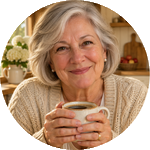
#> input picture channel/branding/watermark.png, 150 x 150 px
$ python channel_banner.py ../channel/branding/watermark.png ../channel/branding/watermark.png
#> lines starting #> are read from the running program, lines starting #| are printed output that depends on the picture; after the words box and inside, x2 and y2 are one past the last pixel; in counts of white or black regions, pixels touching at a corner belong together
import sys
from PIL import Image, ImageDraw, ImageFont, ImageFilter
src, out = sys.argv[1], sys.argv[2]
W, H = 2560, 1440
bg = Image.open(src).convert("RGB")
s = max(W / bg.width, H / bg.height)
#> s = 17.07
bg = bg.resize((round(bg.width * s), round(bg.height * s)), Image.LANCZOS)
#> bg: PIL image 2560x2560 RGB
bg = bg.crop(((bg.width - W) // 2, (bg.height - H) // 2, (bg.width - W) // 2 + W, (bg.height - H) // 2 + H))
#> bg: PIL image 2560x1440 RGB
# soft dark band behind the safe area (1546x423 centered)
band = Image.new("L", (W, H), 0)
#> band: PIL image 2560x1440 L; every value is 0
ImageDraw.Draw(band).rounded_rectangle((470, 470, W - 470, H - 470), radius=60, fill=150)
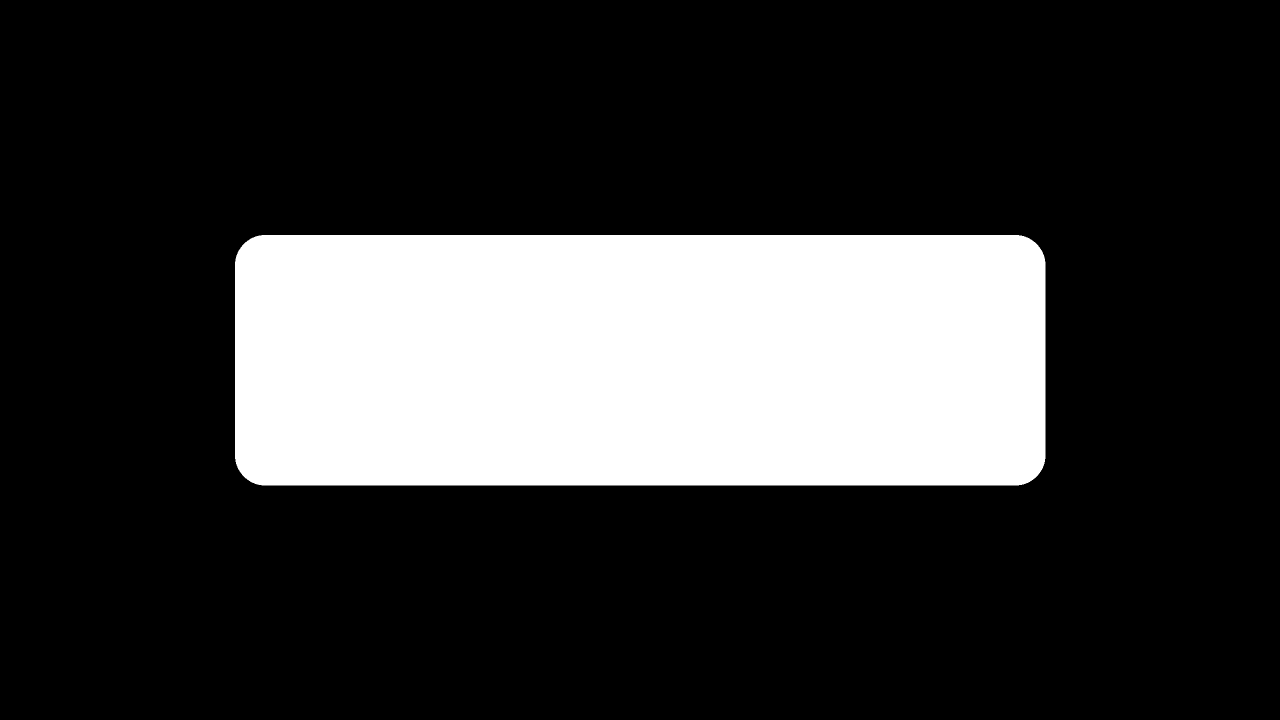
#> band: PIL image 2560x1440 L (shown at 1/2 size); values 0 (black) and 150 (white), 21.9% white; 1 white region, box (x1, y1, x2, y2) and area: (470, 470, 2091, 971) 808977
band = band.filter(ImageFilter.GaussianBlur(70))
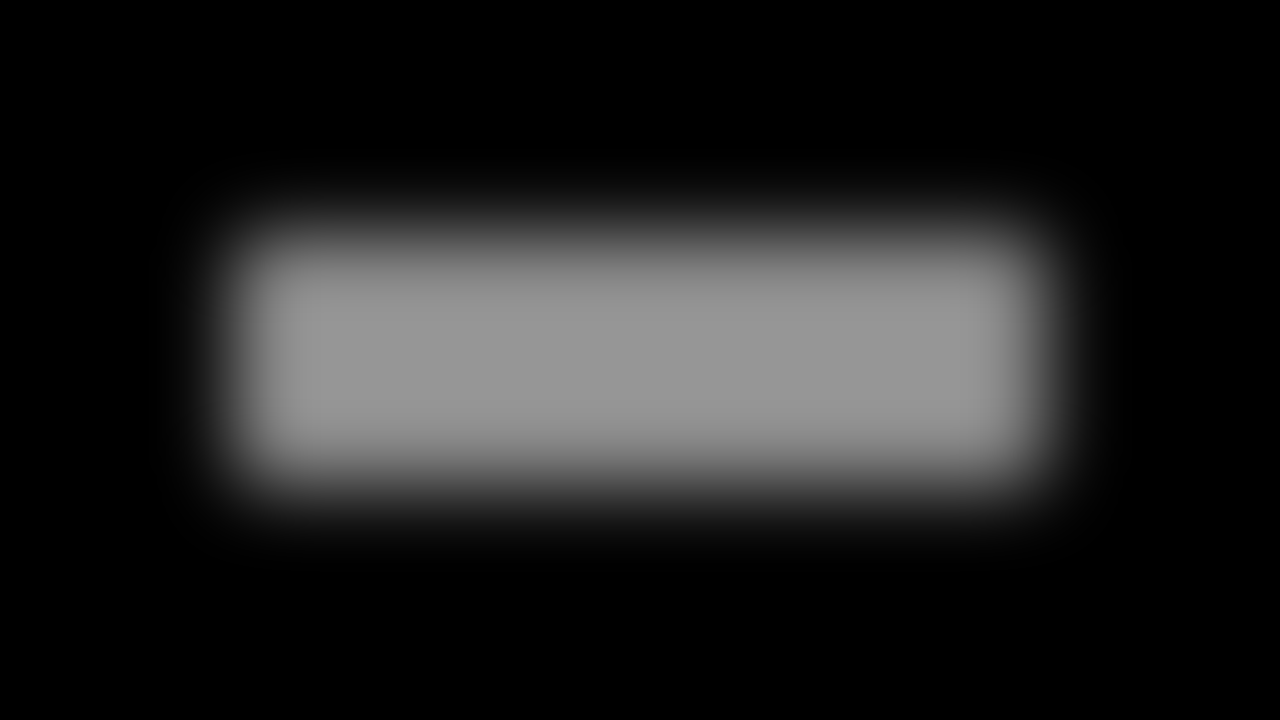
#> band: PIL image 2560x1440 L (shown at 1/2 size); min 0, max 150, mean 32.9
bg = Image.composite(Image.new("RGB", (W, H), (35, 20, 10)), bg, band)
d = ImageDraw.Draw(bg)
B = "/usr/share/fonts/truetype/liberation/LiberationSerif-Bold.ttf"
I = "/usr/share/fonts/truetype/liberation/LiberationSerif-Italic.ttf"
def text(y, t, path, size, fill, shadow=6):
#> called with y = 548, t = 'STORIES FROM', size = 74, fill = (240, 200, 120), shadow = 4
    f = ImageFont.truetype(path, size)
    w = d.textlength(t, font=f)
#> w = 564
    x = (W - w) / 2
#> x = 998
    sh = Image.new("RGBA", (W, H), (0, 0, 0, 0))
#> sh: PIL image 2560x1440 RGBA; every value is 0
    ImageDraw.Draw(sh).text((x + shadow, y + shadow), t, font=f, fill=(0, 0, 0, 200))
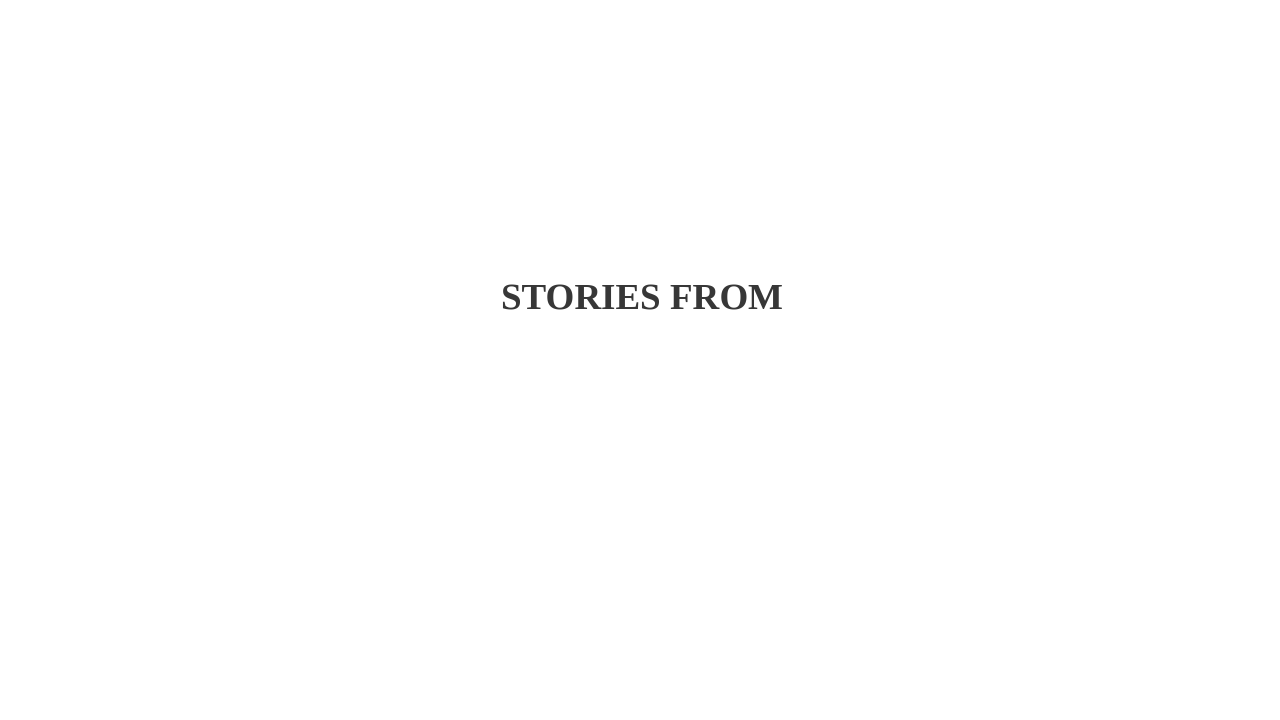
#> sh: PIL image 2560x1440 RGBA (shown at 1/2 size); mean R, G, B, A 0, 0, 0, 0.6; transparent parts drawn white
    bg.paste(sh.filter(ImageFilter.GaussianBlur(6)), (0, 0), sh.filter(ImageFilter.GaussianBlur(6)))
    d.text((x, y), t, font=f, fill=fill)
    return w
text(548, "STORIES FROM", B, 74, (240, 200, 120), 4)
text(625, "Grandma's Kitchen", B, 168, (255, 246, 230))
#> call 2 of text, with y = 625, t = "Grandma's Kitchen", size = 168, fill = (255, 246, 230), shadow = 6
#> in text (call 2), `w = d.textlength(t, font=f)`: w = 1423.4
#> in text (call 2), `x = (W - w) / 2`: x = 568.3
#> in text (call 2), `bg.paste(sh.filter(ImageFilter.GaussianBlur(6)), (0, 0), sh.filter(Ima..`:
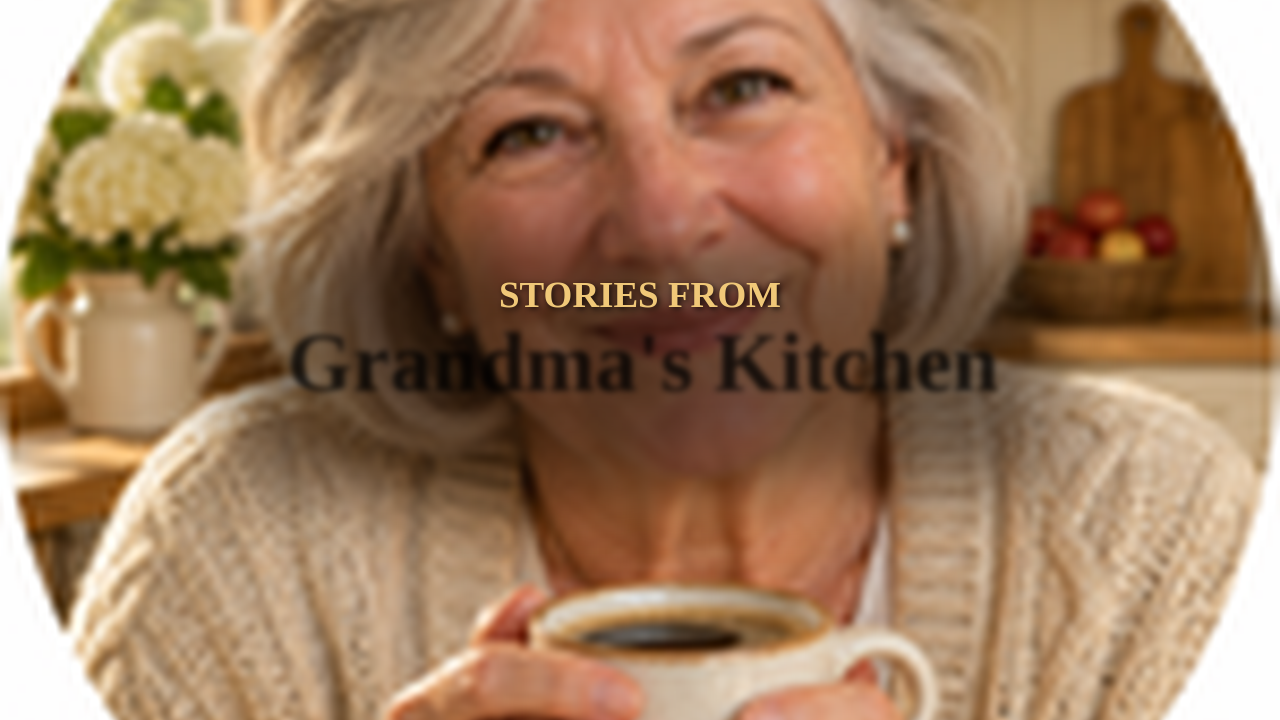
#> bg: PIL image 2560x1440 RGB (shown at 1/2 size); mean R, G, B 157.8, 123.2, 92.9
w = 560; d.line(((W - w) / 2, 830, (W + w) / 2, 830), fill=(240, 200, 120), width=3)
#> after `w = 560`: w = 560
text(852, "Family stories told around the kitchen table  ·  New story every week", I, 46, (255, 240, 215), 3)
bg.save(out, optimize=True)
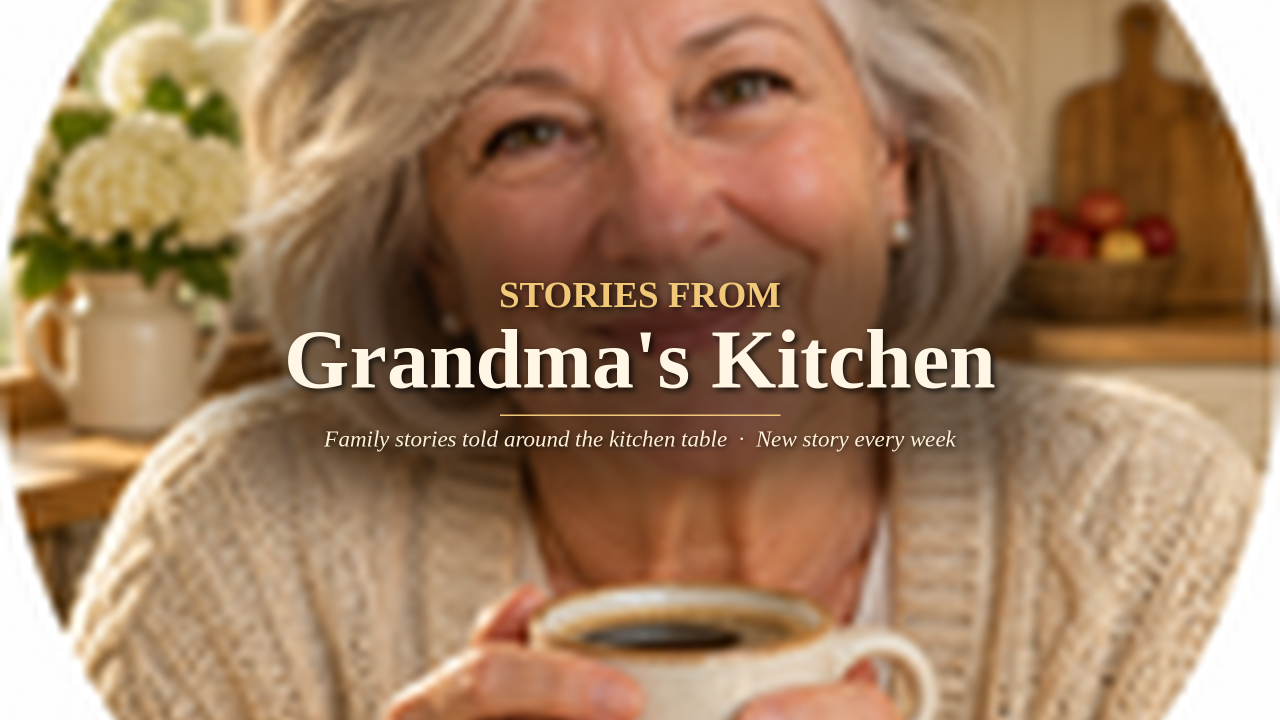
#> saved as watermark.png: PIL image 2560x1440 RGB (shown at 1/2 size); mean R, G, B 161.5, 127, 96.6
